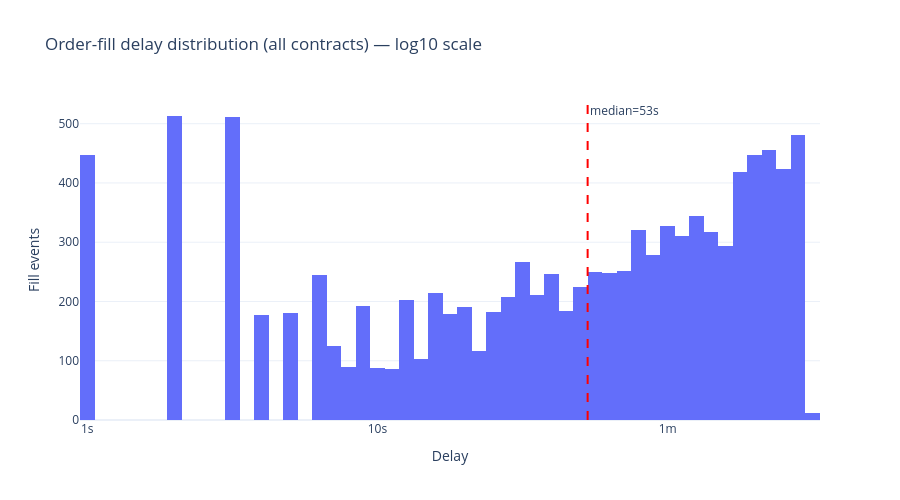

Notebook source saved alongside this figure:
### Code cell
import numpy as np

log_delays = np.log10(all_delays_df['delay_s'].clip(lower=1))

fig_delay = go.Figure()
fig_delay.add_trace(go.Histogram(
    x=log_delays,
    nbinsx=80,
    name='All contracts'
))

median_val = all_delays_df['delay_s'].median()
median_log = np.log10(max(median_val, 1))
fig_delay.add_vline(x=median_log, line_dash='dash', line_color='red',
                    annotation_text=f'median={median_val:.0f}s', annotation_position='top right')

max_log = int(np.ceil(log_delays.max()))
tickvals = list(range(0, max_log + 1))
ticktext = ['1s', '10s', '1m', '10m', '1.7h', '11.6h', '4.8d'][:max_log + 1]

fig_delay.update_layout(
    title='Order-fill delay distribution (all contracts) — log10 scale',
    xaxis_title='Delay',
    yaxis_title='Fill events',
    template='plotly_white', height=500,
)
fig_delay.update_xaxes(tickvals=tickvals, ticktext=ticktext)
fig_delay.show()

### Figure 1 — Plotly figure (JSON) as saved in the notebook; plotly's stock layout.template omitted (floating-point values rounded to 4 significant figures; data arrays with more than 128 entries replaced by an {"elided": "..."} marker saying what was removed)
{"data": [{"name": "All contracts", "nbinsx": 80, "type": "histogram", "x": {"elided": "10366 float values"}}], "layout": {"annotations": [{"showarrow": false, "text": "median=53s", "x": 1.724, "xanchor": "left", "xref": "x", "y": 1, "yanchor": "top", "yref": "y domain"}], "height": 500, "shapes": [{"line": {"color": "red", "dash": "dash"}, "type": "line", "x0": 1.724, "x1": 1.724, "xref": "x", "y0": 0, "y1": 1, "yref": "y domain"}], "title": {"text": "Order-fill delay distribution (all contracts) — log10 scale"}, "xaxis": {"ticktext": ["1s", "10s", "1m", "10m"], "tickvals": [0, 1, 2, 3], "title": {"text": "Delay"}}, "yaxis": {"title": {"text": "Fill events"}}}}
